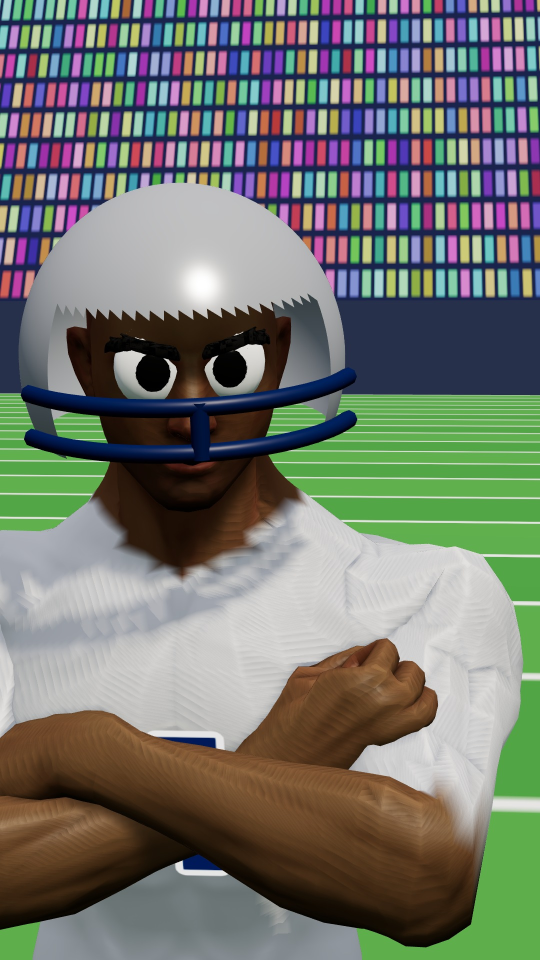
#> input picture du_an/P01_sport_usa_whatif/engine/smoke_test/nhanvat_v2_can_canh.jpg, 1080 x 1920 px, given in place of POV_POV_BUS.png, which was not available (shown at 1/2 size)
$ python story_inserts.py ../../../P01_sport_usa_whatif/engine/smoke_test ../../../P01_sport_usa_whatif/engine/smoke_test/nhanvat_v2_trung_canh.jpg
#> lines starting #> are read from the running program, lines starting #| are printed output that depends on the picture; after the words box and inside, x2 and y2 are one past the last pixel; in counts of white or black regions, pixels touching at a corner belong together
### du_an/P02_tyler_meets/tools/kitfonts.py
"""kitfonts — chọn font chạy được cả Windows lẫn Linux (phiên cloud).

kf("C:/Windows/Fonts/arialbd.ttf") trả lại đúng đường dẫn đó nếu file có thật (Windows),
nếu không thì trả font thay thế trên Linux. Bảng thay thế:
  arial / arialbd      -> Liberation Sans (cùng số đo chữ với Arial)
  ariblk (Arial Black) -> Archivo Black (OFL)   — gần nhất, KHÔNG giống hệt
  impact               -> Anton (OFL)           — gần nhất, KHÔNG giống hệt
  seguisym             -> Noto Sans Symbols2
  seguiemj             -> Noto Color Emoji (chỉ nạp được ở cỡ 109)
  Roboto-BlackItalic   -> bản Roboto của gói fonts-roboto
"""
import os

_LIN = {
    "arial.ttf": "/usr/share/fonts/truetype/liberation/LiberationSans-Regular.ttf",
    "arialbd.ttf": "/usr/share/fonts/truetype/liberation/LiberationSans-Bold.ttf",
    "ariblk.ttf": "/usr/local/share/fonts/tylerkit/ArchivoBlack-Regular.ttf",
    "impact.ttf": "/usr/local/share/fonts/tylerkit/Anton-Regular.ttf",
    "seguisym.ttf": "/usr/share/fonts/truetype/noto/NotoSansSymbols2-Regular.ttf",
    "seguiemj.ttf": "/usr/share/fonts/truetype/noto/NotoColorEmoji.ttf",
    "roboto-blackitalic.ttf": "/usr/share/fonts/truetype/roboto/unhinted/RobotoTTF/Roboto-BlackItalic.ttf",
}


def kf(path):
    if path and os.path.exists(path):
        return path
    alt = _LIN.get(os.path.basename(path or "").lower())
    return alt if alt and os.path.exists(alt) else path

### du_an/P02_tyler_meets/tools/hb/story_inserts.py
"""Phone 'story' inserts for TM01 (generic story UI, fictional handles, no real app branding).
python tools/hb/story_inserts.py <stills_dir> <out_dir>"""
import os as _os, sys as _sys; _sys.path.insert(0, _os.path.join(_os.path.dirname(_os.path.abspath(__file__)), "..")); from kitfonts import kf  # font Windows/Linux
import sys, os, math, random
from PIL import Image, ImageDraw, ImageFont, ImageFilter
S, O = sys.argv[1], sys.argv[2]; os.makedirs(O, exist_ok=True)
W, H = 1080, 1920; PX, PY, PW, PH = 190, 200, 700, 1400
F = lambda s: ImageFont.truetype(kf("C:/Windows/Fonts/arialbd.ttf"), s)
FR = lambda s: ImageFont.truetype(kf("C:/Windows/Fonts/arial.ttf"), s)
SY = lambda s: ImageFont.truetype(kf("C:/Windows/Fonts/seguisym.ttf"), s)
def EM(s):
    try: return ImageFont.truetype(kf("C:/Windows/Fonts/seguiemj.ttf"), s)
    except Exception: return SY(s)
def load(n): return Image.open(os.path.join(S, n)).convert("RGB")
def cover(im, w, h, cy=0.5):
    s = max(w / im.width, h / im.height); im = im.resize((int(im.width * s), int(im.height * s)))
    x = (im.width - w) // 2; y = int((im.height - h) * cy); return im.crop((x, y, x + w, y + h))
BG = {"bus": load("POV_POV_BUS.png"), "lib": load("POV_POV_LIB.png")}
#> in load, returned value is the input picture: PIL image 1080x1920 RGB; mean R, G, B 113.4, 117.3, 108.7
#> call 2 of load, with n = 'POV_POV_LIB.png'
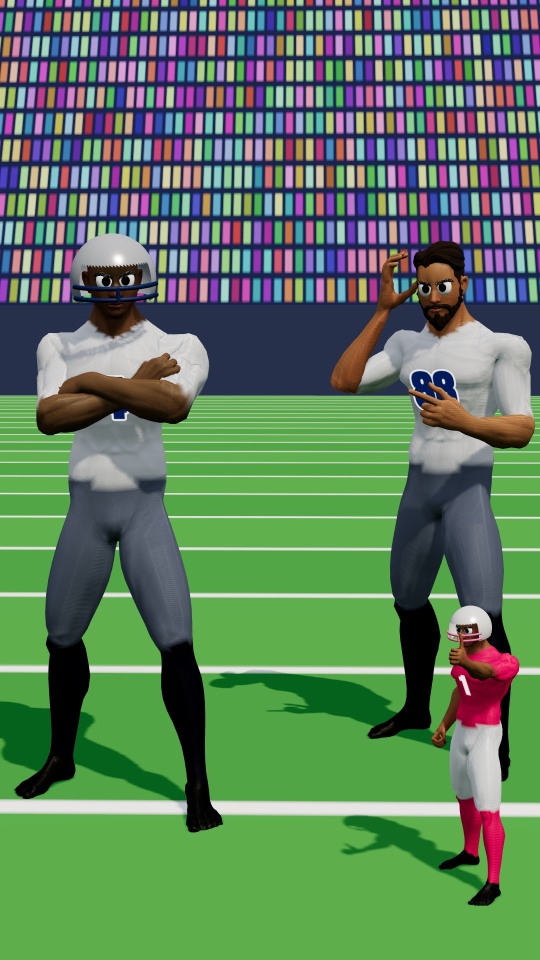
#> input picture du_an/P01_sport_usa_whatif/engine/smoke_test/nhanvat_v2_trung_canh.jpg, 1080 x 1920 px, given in place of POV_POV_LIB.png, which was not available (shown at 1/2 size)
#> in load, returned value is the input picture: PIL image 1080x1920 RGB; mean R, G, B 93.7, 124.8, 93.7
def broken_heart(d, cx, cy, s, col=(225, 40, 60)):
    k = s / 350
    L = [(256, 420), (70, 230), (70, 150), (120, 95), (190, 95), (246, 150), (226, 210), (262, 260), (230, 320)]
    Rr = [(256, 420), (442, 230), (442, 150), (392, 95), (322, 95), (276, 150), (256, 205), (292, 255), (268, 320)]
    for poly, off in ((L, -10), (Rr, 10)):
        d.polygon([(cx + (x - 256) * k + off, cy + (y - 250) * k) for x, y in poly], fill=col)
def phone(screen, where="bus", account="jaylen.feelz", ago="2m", bars=(1, 1), viewer=None, banner=None):
    bg = cover(BG[where], W, H).filter(ImageFilter.GaussianBlur(16))
    img = bg.copy(); d = ImageDraw.Draw(img)
    d.rounded_rectangle((PX - 22, PY - 22, PX + PW + 22, PY + PH + 22), 70, fill=(18, 18, 20))
    m = Image.new("L", (PW, PH), 0); ImageDraw.Draw(m).rounded_rectangle((0, 0, PW, PH), 50, fill=255)
    img.paste(screen, (PX, PY), m); d = ImageDraw.Draw(img)
    d.rounded_rectangle((PX + PW // 2 - 70, PY + 14, PX + PW // 2 + 70, PY + 44), 15, fill=(10, 10, 10))
    if banner:   # lock-screen style notification
        d.rounded_rectangle((PX + 30, PY + 120, PX + PW - 30, PY + 250), 28, fill=(245, 245, 247))
        d.ellipse((PX + 55, PY + 148, PX + 125, PY + 218), fill=(70, 60, 120)); d.text((PX + 90, PY + 183), "J", font=F(40), fill="white", anchor="mm")
        d.text((PX + 145, PY + 150), account, font=F(32), fill=(20, 20, 20)); d.text((PX + 145, PY + 192), banner, font=FR(30), fill=(60, 60, 60))
        return img
    cur, tot = bars; gap = 6; bw = (PW - 40 - gap * (tot - 1)) / tot
    for i in range(tot):
        x0 = PX + 20 + i * (bw + gap); d.rounded_rectangle((x0, PY + 60, x0 + bw, PY + 66), 3, fill=(255, 255, 255) if i < cur else (255, 255, 255, 90))
    d.ellipse((PX + 24, PY + 84, PX + 84, PY + 144), fill=(70, 60, 120)); d.text((PX + 54, PY + 114), "J", font=F(34), fill="white", anchor="mm")
    d.text((PX + 100, PY + 92), account, font=F(30), fill="white", stroke_width=2, stroke_fill=(0, 0, 0)); d.text((PX + 100, PY + 126), ago, font=FR(24), fill=(220, 220, 220))
    if viewer: d.text((PX + PW - 24, PY + 108), viewer, font=FR(24), fill=(230, 230, 230), anchor="rm")
    return img
def black(): return Image.new("RGB", (PW, PH), (8, 8, 10))
def music(d, y=980, label="sad piano (slowed + reverb)"):
    d.rounded_rectangle((60, y, PW - 60, y + 80), 20, fill=(255, 255, 255)); d.text((95, y + 40), "\u266B", font=SY(44), fill=(30, 30, 30), anchor="lm")
    d.text((150, y + 40), label, font=F(28), fill=(30, 30, 30), anchor="lm")
def center(d, text, y, size=50, col="white"):
    lines = text.split("\n")
    for i, l in enumerate(lines): d.text((PW / 2, y + i * (size + 18)), l, font=F(size), fill=col, anchor="mm")
out = {}
# rain mood
sc = Image.new("RGB", (PW, PH)); d = ImageDraw.Draw(sc)
#> after `sc = Image.new('RGB', (PW, PH))`: sc: PIL image 700x1400 RGB; every value is 0
for y in range(PH): v = int(60 + 50 * y / PH); d.line((0, y, PW, y), fill=(v, v + 10, v + 30))
random.seed(2)
for _ in range(160):
    x = random.randint(0, PW); y = random.randint(0, PH); d.line((x, y, x - 6, y + 40), fill=(180, 200, 230), width=2)
center(d, "life hits different\nat 7am", 560, 52); d.text((PW / 2, 720), "\U0001F327", font=EM(80), anchor="mm", embedded_color=True)
out["story_rain.png"] = phone(sc, bars=(1, 3), ago="1h")
#> in phone, `m = Image.new('L', (PW, PH), 0)`: m: PIL image 700x1400 L; every value is 0
#> in phone, `ImageDraw.Draw(m).rounded_rectangle((0, 0, PW, PH), 50, fill=255)`:
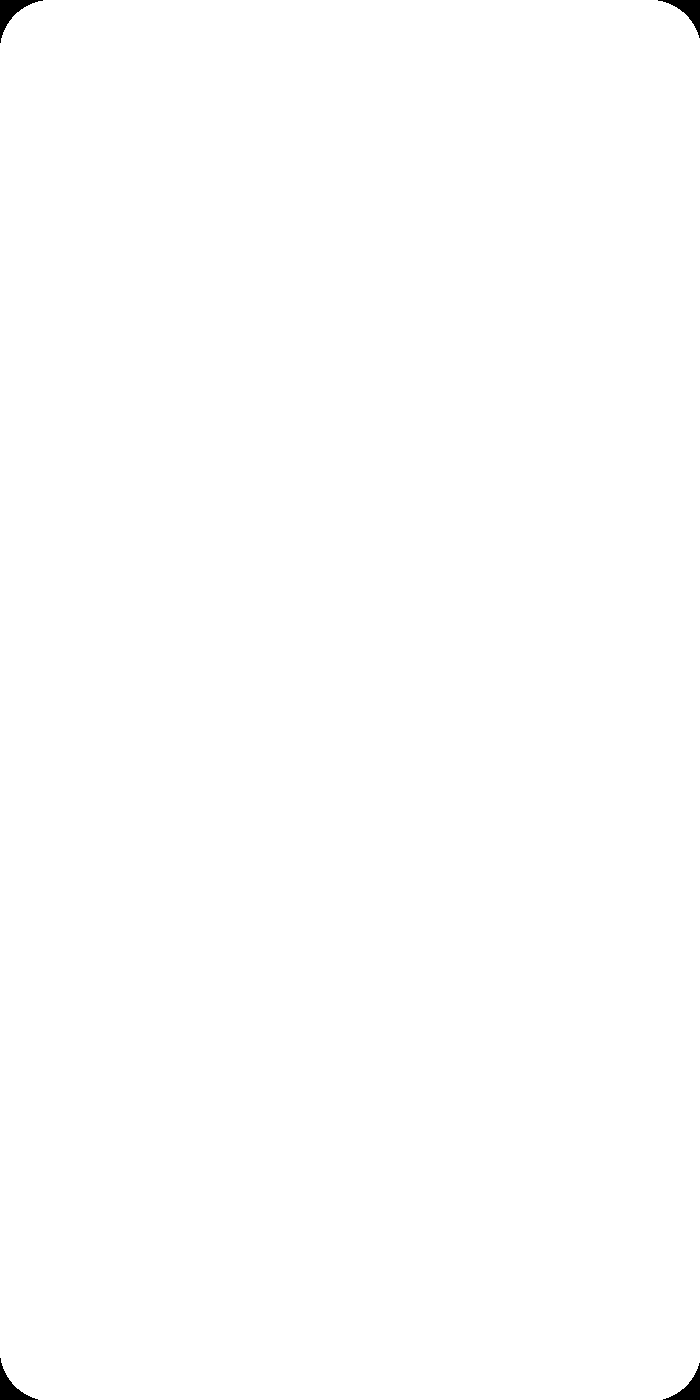
#> m: PIL image 700x1400 L; 99.8% white; 4 black regions, box (x1, y1, x2, y2) and area: (0, 0, 43, 43) 549, (658, 0, 700, 38) 506, (0, 1358, 38, 1400) 506, (663, 1363, 700, 1400) 464
out["phone_notif.png"] = phone(black(), banner="posted a new story", ago="now")
sc = black(); d = ImageDraw.Draw(sc); center(d, ". . .", 640, 70, (200, 200, 200)); out["story_black.png"] = phone(sc, bars=(1, 1), ago="now")
sc = black(); d = ImageDraw.Draw(sc); broken_heart(d, PW / 2, 640, 330); music(d); out["story_heart.png"] = phone(sc, bars=(1, 1), ago="now")
sc = black(); d = ImageDraw.Draw(sc); center(d, "Some people take\nyour seat...\nand your trust.", 520, 54); broken_heart(d, PW / 2, 840, 120); music(d)
out["story_caption.png"] = phone(sc, bars=(1, 1), ago="now")
sc = black(); d = ImageDraw.Draw(sc); center(d, "Nobody\nunderstands me.", 600, 60); music(d, label="sad piano pt. 2")
out["story_2.png"] = phone(sc, bars=(2, 2), ago="now")
sc = black(); d = ImageDraw.Draw(sc); center(d, "day ruined.", 560, 60); center(d, "story 14 of 14", 700, 34, (190, 190, 190))
out["story_bars.png"] = phone(sc, where="lib", bars=(14, 14), ago="now")
#> in phone (call 7), `bg = cover(BG[where], W, H).filter(ImageFilter.GaussianBlur(16))`:
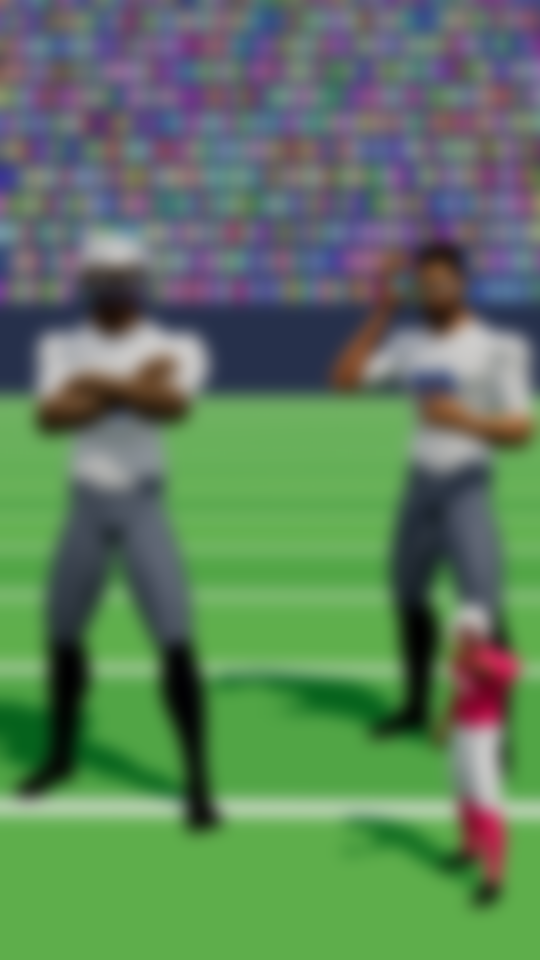
#> bg: PIL image 1080x1920 RGB (shown at 1/2 size); mean R, G, B 93.8, 124.9, 93.7
sc = black(); d = ImageDraw.Draw(sc); center(d, "you know who\nyou are.", 480, 56)
d.rounded_rectangle((130, 700, PW - 130, 790), 24, fill=(255, 255, 255)); d.text((PW / 2, 745), "@tyler.m  the betrayer", font=F(36), fill=(200, 30, 50), anchor="mm")
d.text((PW / 2 + 215, 700), "\U0001F40D", font=EM(64), anchor="mm", embedded_color=True)
out["story_tag.png"] = phone(sc, where="lib", bars=(13, 14), ago="12m", viewer="viewed by kayla.receipts")
#> in phone (call 8), `img.paste(screen, (PX, PY), m)`:
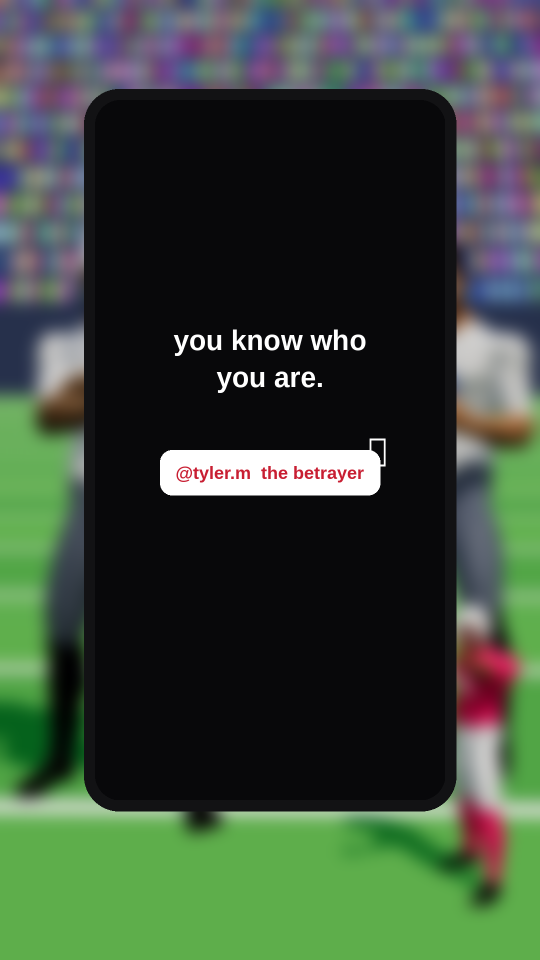
#> img: PIL image 1080x1920 RGB (shown at 1/2 size); mean R, G, B 57.5, 72.3, 57.1
sc = cover(load("POV_POV_SANDWICH.png"), PW, PH, 0.35); d = ImageDraw.Draw(sc)
d.rounded_rectangle((70, 300, PW - 70, 400), 20, fill=(0, 0, 0)); d.text((PW / 2, 350), "Can't trust nobody.", font=F(46), fill="white", anchor="mm")
out["story_3.png"] = phone(sc, bars=(1, 1), ago="now")
#> in phone (call 9), `img.paste(screen, (PX, PY), m)`:
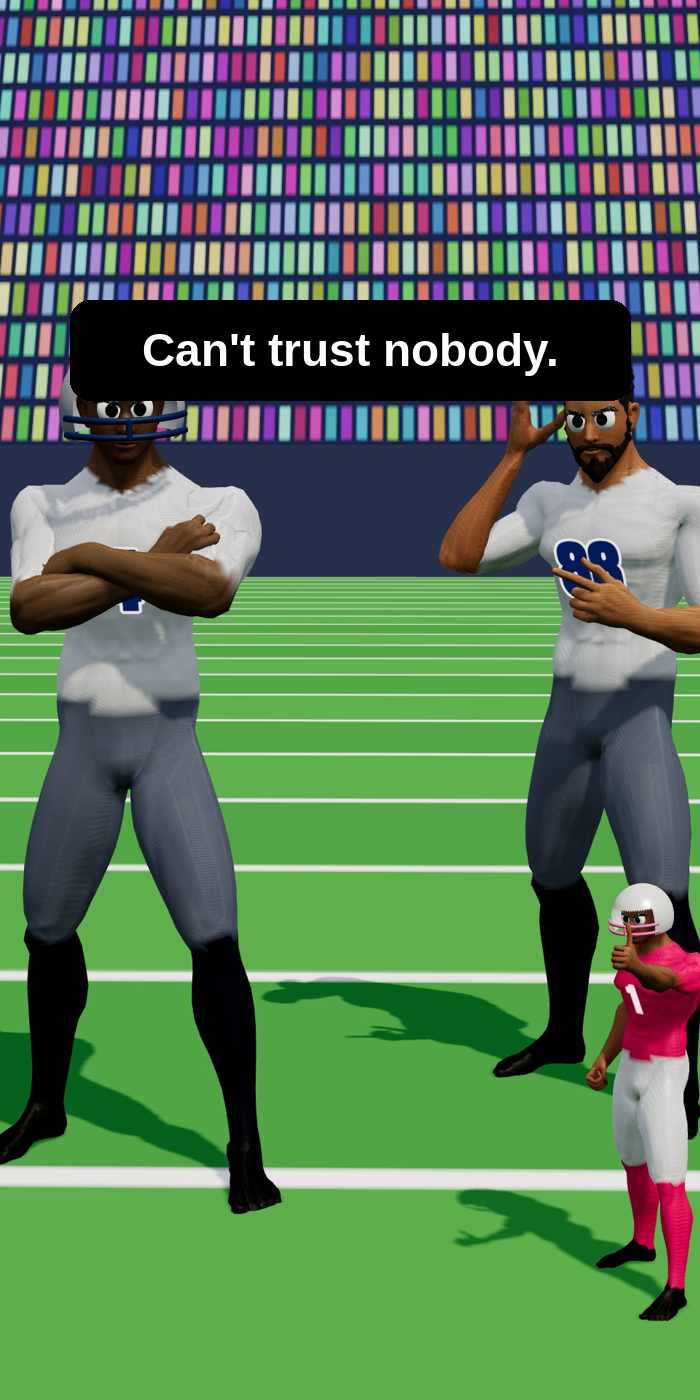
#> screen: PIL image 700x1400 RGB; mean R, G, B 88.8, 118.8, 87.8
#> in phone (call 9), `img.paste(screen, (PX, PY), m)`:
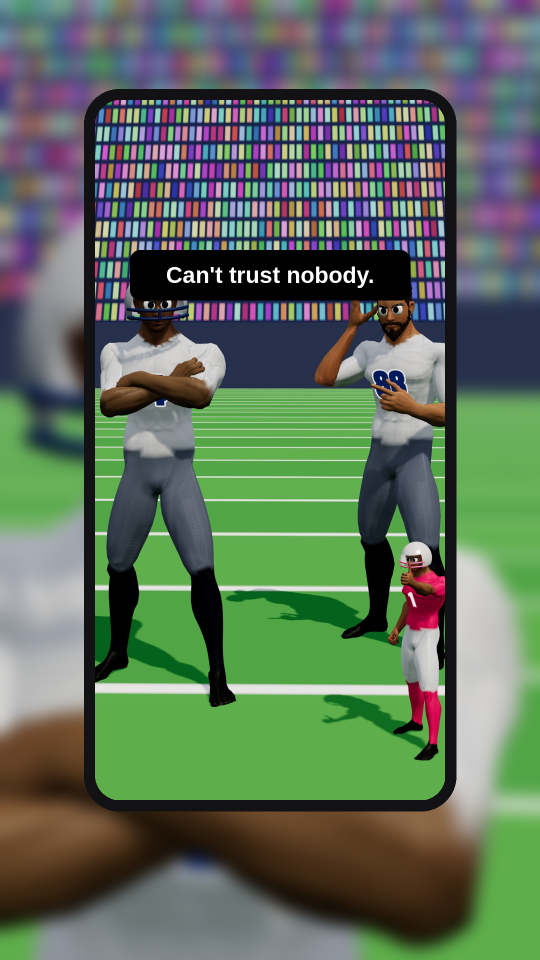
#> img: PIL image 1080x1920 RGB (shown at 1/2 size); mean R, G, B 93.5, 111.4, 91.8
sc = cover(load("POV_POV_PEACE.png"), PW, PH, 0.3); d = ImageDraw.Draw(sc)
#> (the run stopped early here; a loop or call above may not have finished)
